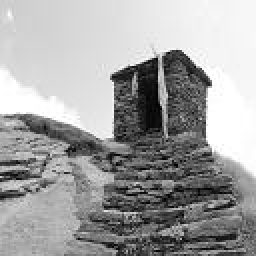
#> input picture ALINX-7010/jupyter/src.jpg, 128 x 128 px (shown 2 times larger)
$ jupyter execute --allow-errors filter2d.ipynb
#> lines starting #> are read from the running program, lines starting #| are printed output that depends on the picture
[cell 1]
import cv2 as cv
import numpy as np
from matplotlib import pyplot as plt
import os
from PIL import Image
import matplotlib.pyplot as pyplot

[cell 2]
src= cv.imread("./src.jpg")
#> src is the input picture: shape (128, 128, 3); min 0, max 255, mean 161.5
print("原始图像尺寸：{}".format(src.shape))
#| 原始图像尺寸：(128, 128, 3)

[cell 3]
kernel=np.array([[-1,-2,-1],[0,0,0],[1,2,1]])
print(kernel)

[cell 4]
import time

start_time = time.time()
dst = cv.filter2D(src, -1, kernel)
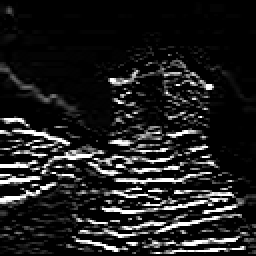
#> dst: shape (128, 128, 3) (shown 2 times larger); min 0, max 255, mean 31.1

end_time = time.time()

print("耗时：{}s".format(end_time - start_time))

[cell 5]
plt.imshow(dst[:, :, ::-1])

[cell 6]
plt.imshow(src[:, :, ::-1])

[cell 7]
from pynq import Overlay
#> (the rest of this cell did not finish here and is left out)

[cell 8]
rows = 128
cols = 128

这部分进行内存分配 ， Xlnk为低版本操作，allocate为高版本

[cell 9]
from pynq import Xlnk
#> (the rest of this cell did not finish here and is left out)

[cell 10]
from pynq import allocate
#> (the rest of this cell did not finish here and is left out)

[cell 11]
img_in = [[0]for i in range(0,16384)]
img_out = [[0]for i in range(0,15876)]
for i in range(0,128):
    for j in range(0,128):
        img_in[i*128+j]=src[i][j][0]
#> after the loop, img_in = 16384 values, max 255 at index 900, min 0 at index 3790, mean 161.5
for i in range(0,126):
    for j in range(0,126):
        img_out[i*126+j]=0
kernel_size = [-1,-2,-1,0,0,0,1,2,1]

#> (a cell that did not finish here is left out)

#> (a cell that did not finish here is left out)

[cell 14]
import time

#> (the rest of this cell did not finish here and is left out)

#> (a cell that did not finish here is left out)

#> (a cell that did not finish here is left out)

[cell 17]
f =open("./1.txt",'w')
#> (the rest of this cell did not finish here and is left out)

[cell 18]
f=open("./2.txt",'w')
#> (the rest of this cell did not finish here and is left out)

[cell 19]
dst[0][2][0]
#> Out = 0
